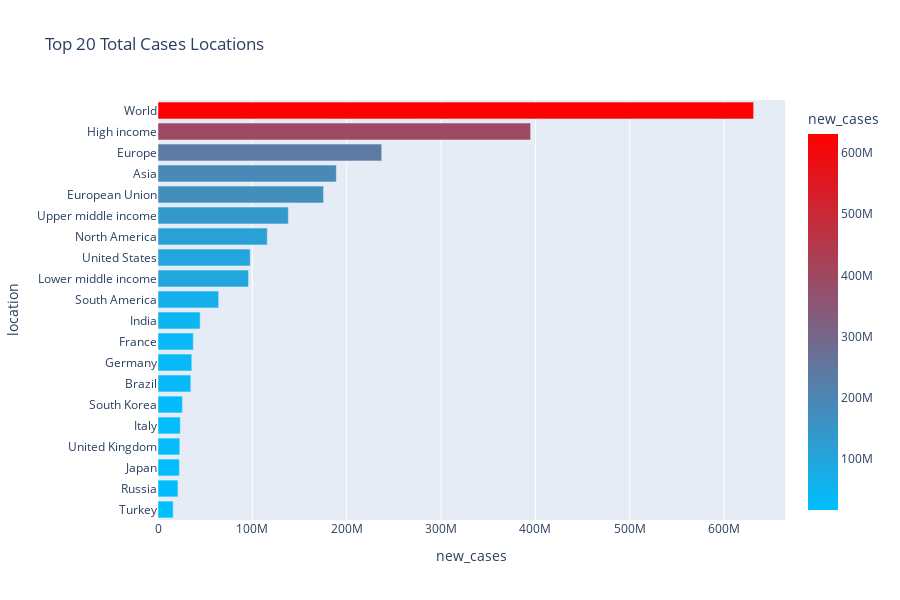

Notebook source saved alongside this figure:
### Markdown cell above
## Examination of the sum of new_cases by locations

### Code cell
top20_location = pd.DataFrame(df.groupby('location')['new_cases'].sum().nlargest(20).sort_values(ascending = True))
fig2 = px.bar(top20_location, x = 'new_cases', y = top20_location.index, height = 600, color = 'new_cases', orientation = 'h',
            color_continuous_scale = ['deepskyblue','red'], title = 'Top 20 Total Cases Locations')
fig2.show()

### Figure 1 — Plotly figure (JSON) as saved in the notebook; plotly's stock layout.template omitted (floating-point values rounded to 4 significant figures)
{"data": [{"alignmentgroup": "True", "hovertemplate": "new_cases=%{marker.color}<br>location=%{y}<extra></extra>", "legendgroup": "", "marker": {"color": [16096413, 21158672, 22702370, 23093829, 23642159, 25856909, 34744117, 35823830, 37435895, 44661663, 64272074, 95982846, 97750915, 115827425, 138124592, 175439275, 189016295, 237063808, 394875347, 631269999], "coloraxis": "coloraxis", "pattern": {"shape": ""}}, "name": "", "offsetgroup": "", "orientation": "h", "showlegend": false, "textposition": "auto", "type": "bar", "x": [16096413, 21158672, 22702370, 23093829, 23642159, 25856909, 34744117, 35823830, 37435895, 44661663, 64272074, 95982846, 97750915, 115827425, 138124592, 175439275, 189016295, 237063808, 394875347, 631269999], "xaxis": "x", "y": ["Turkey", "Russia", "Japan", "United Kingdom", "Italy", "South Korea", "Brazil", "Germany", "France", "India", "South America", "Lower middle income", "United States", "North America", "Upper middle income", "European Union", "Asia", "Europe", "High income", "World"], "yaxis": "y"}], "layout": {"barmode": "relative", "coloraxis": {"colorbar": {"title": {"text": "new_cases"}}, "colorscale": [[0, "deepskyblue"], [1, "red"]]}, "height": 600, "legend": {"tracegroupgap": 0}, "title": {"text": "Top 20 Total Cases Locations"}, "xaxis": {"anchor": "y", "domain": [0, 1], "title": {"text": "new_cases"}}, "yaxis": {"anchor": "x", "domain": [0, 1], "title": {"text": "location"}}}}
